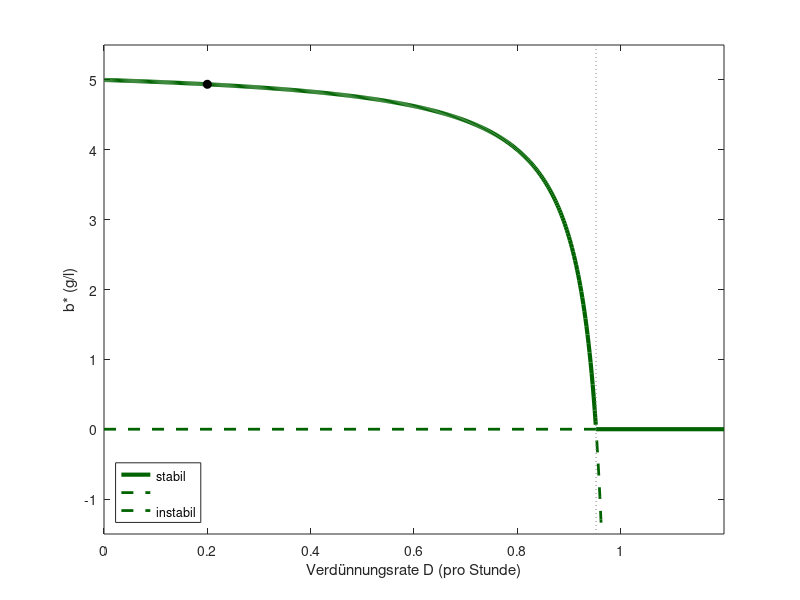

Write the MATLAB code that produced this figure.
% Abb. 4.21: Auswaschen im Bioreaktor (Buch, Abschnitt 4.4, Gl. 4.17)
% stationäre Biomasse b* = (n_in - D k50/(kmax - D))/nu in Abhängigkeit von D; oberhalb von D_c = K(n_in) wird die Biomasse ausgewaschen
% (c) 2026 Philipp Kügler · Programm zum Buch „Dynamische Systeme in den Lebenswissenschaften“ · MIT-Lizenz (siehe LICENSE)
D = 0.2; nin = 10; nu = 2; kmax = 1; k50 = 0.5;      % D in 1/h, Konzentrationen in g/l
K = @(n) kmax * n ./ (k50 + n);                        % Wachstumsrate nach Monod
Dc = K(nin);
bst = @(D) (nin - D * k50 ./ (kmax - D)) / nu;
gruen = [0 0.39 0];
Dg = linspace(0.001, 1.2, 600);
D1 = Dg(Dg <= Dc); D2 = Dg(Dg >= Dc & Dg <= 0.985);
plot(D1, bst(D1), 'Color', gruen, 'LineWidth', 3); hold on
plot(D2, bst(D2), '--', 'Color', gruen, 'LineWidth', 2);
plot([0 Dc], [0 0], '--', 'Color', gruen, 'LineWidth', 2);
plot([Dc 1.2], [0 0], 'Color', gruen, 'LineWidth', 3);
plot([Dc Dc], [-1.5 5.5], ':', 'Color', [0.5 0.5 0.5]); plot(D, bst(D), 'ko', 'MarkerFaceColor', 'k'); hold off
fprintf('D_c = K(n_in) = %.4f pro Stunde\n', Dc);
for DD = [0.2 0.5 0.9]
    fprintf('D = %g: b* = %.4f g/l,  Ertrag D b* = %.4f g/(l h)\n', DD, bst(DD), DD * bst(DD));
end
xlim([0 1.2]); ylim([-1.5 5.5]); xlabel('Verdünnungsrate D (pro Stunde)'); ylabel('b* (g/l)');
legend('stabil', '', 'instabil', 'Location', 'southwest');
